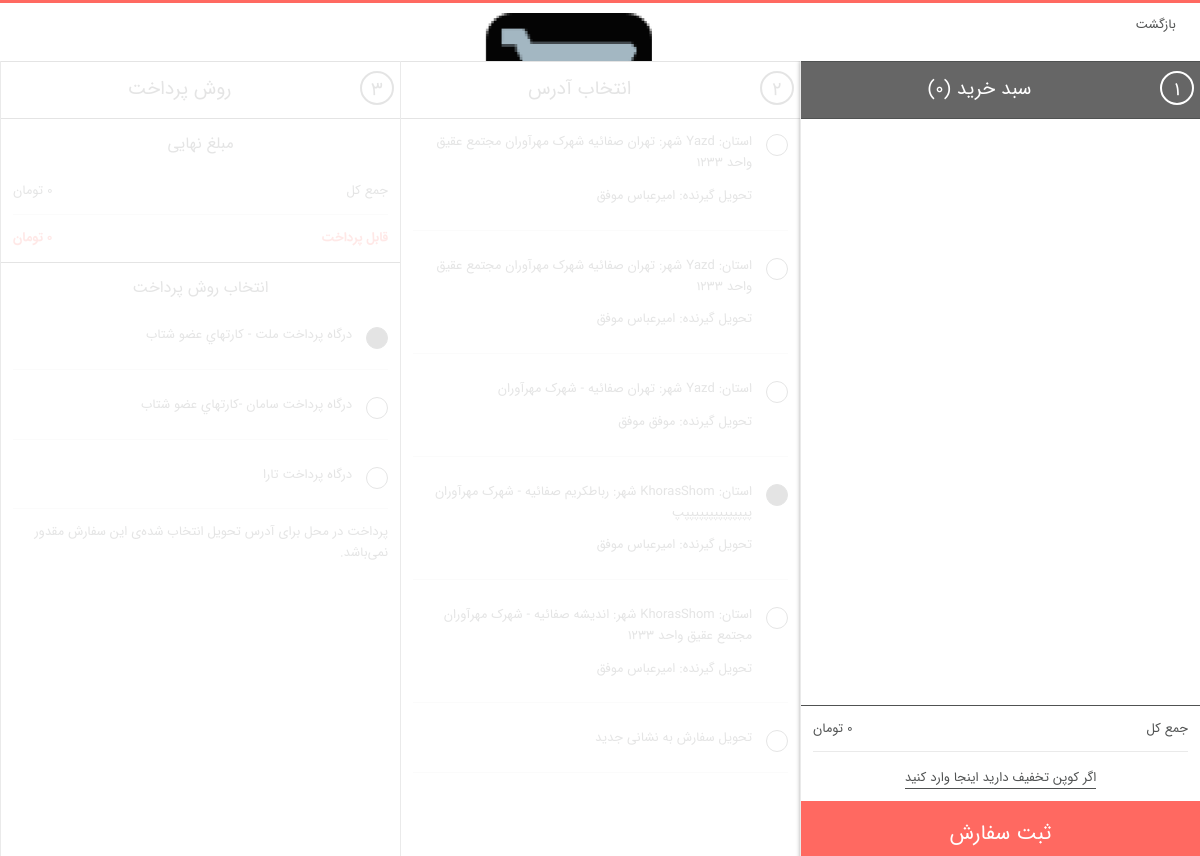
Screenshot of /order/shopcart (signed in) with the database file from the repository.
### user/models.py (models this page shows, shortened)
class UserAddress(models.Model):
    user = models.ForeignKey(User, on_delete=models.CASCADE, verbose_name='کاربر')
    firstname = models.CharField(max_length=50, verbose_name='نام')
    lastname = models.CharField(max_length=50, verbose_name='نام خانوادگی')
    phone = models.CharField(max_length=20, verbose_name='شماره تماس')
    address = models.CharField(max_length=300, verbose_name='آدرس')
    city = models.CharField(max_length=30, verbose_name='شهر')
    state = models.CharField(max_length=30, verbose_name='استان')
    postalcode = models.CharField(max_length=20, verbose_name='کدپستی')
    default_shipping_address = models.BooleanField(default=False)
    def user_name(self):
        return self.user.first_name + ' ' + self.user.last_name + ' [' + self.user.username + '] '
    user_name.short_description = 'نام کاربری'
    class Meta:
        verbose_name = 'آدرس'
        verbose_name_plural = 'آدرس ها'

### order/views.py (the view)
# urls.py: path('shopcart', views.shopcart, name='addproduct'),
def shopcart(request):
    category = Category.objects.all()
    current_user = request.user
    shop_cart = ShopCart.objects.filter(user_id=current_user.id)
    addresses = UserAddress.objects.filter(user_id=current_user.id)
    totalprice = 0
    for rs in shop_cart:
        totalprice += rs.product.price * rs.quantity
    context = {'shopcart': shop_cart,
               'category': category,
               'totalprice': totalprice,
               'addresses': addresses,
               }
    return render(request, 'shopcart_products.html', context)

### order/templates/shopcart_products.html (shortened to what this page needs)
{% extends "base.html" %}
{% load humanize %}
{% block header %} {% include "simple_header.html" %}{% endblock %}
{% block body %}
    <main class="main" id="checkout" style="margin-top: 10px">
        <section class="column invoice active" id="basketPage">
            {% include 'cart_page.html' %}
        </section>
        <section class="column address" id="orderAdressPage">
            {% include 'order_product_address_page.html' %}
        </section>
        <section class="column payment" id="orderPaymentPage">
            {% include 'payment_methods_page.html' %}
        </section>
    </main>
{% endblock %}

### order/templates/order_product_address_page.html (shortened to what this page needs)
{% load humanize %}
<h1>
    <span class="step">۲</span><i class="icon-map_location2"></i><span
        class="title-step">انتخاب آدرس</span>
</h1>
<form action="/order/orderproduct" class="form" data-bind="submit: goToNextStep" method="post"
      novalidate="novalidate">
    <div class="wrapper">
        {% if addresses|length == 0 %}
            <label for="shippingValueDefault">لطفا آدرس خود را ثبت کنید.</label>
        {% else %}
            {% for ad in addresses %}
                <div class="row">
                    <input type="radio" name="shipping"
                           id="shippingValueDefault" value="{{ ad.id }}" class="radio  {% if ad.default_shipping_address %}selected{% endif %}"
                            {% if ad.default_shipping_address %}
                           checked=""
                            {% endif %}
                    >
                    <label for="shippingValueDefault"><p>استان: {{ ad.state }}
                        شهر: {{ ad.city }} {{ ad.address }}</p>
                        <p>تحویل گیرنده: {{ ad.firstname }} {{ ad.lastname }}</p></label>
                </div>
            {% endfor %}
        {% endif %}
        <div class="row">
            <input type="radio" name="shipping" id="shippingChoice"
                   data-bind="checked: shippingChoice" value="addNewShippingAddress" class="radio addaddress">
            <label for="shippingChoice"><p>تحویل سفارش به نشانی جدید</p></label>
        </div>
    </div>
    <footer>
    </footer>
</form>

### rows the page displays
UserAddress: default_shipping_address "☐ استان: Yazd شهر: تهران صفائیه", city "تهران", address "صفائیه شهرک مهرآوران مجتمع عقیق واحد 1233", firstname "امیرعباس", lastname "موفق"
UserAddress: city "تهران", address "صفائیه شهرک مهرآوران مجتمع عقیق واحد 1233", firstname "امیرعباس", lastname "موفق"
UserAddress: city "تهران", address "صفائیه - شهرک مهرآوران", firstname "موفق", lastname "موفق"
UserAddress: default_shipping_address "☑", city "رباطکریم", address "صفائیه - شهرک مهرآوران پپپپپپپپپپپپپپپ", firstname "امیرعباس", lastname "موفق"
UserAddress: city "اندیشه", address "صفائیه - شهرک مهرآوران مجتمع عقیق واحد 1233", firstname "امیرعباس", lastname "موفق"

### other values shown
{{ shopcart|length }} "0"
{{ totalprice | intcomma:False }} "0"
